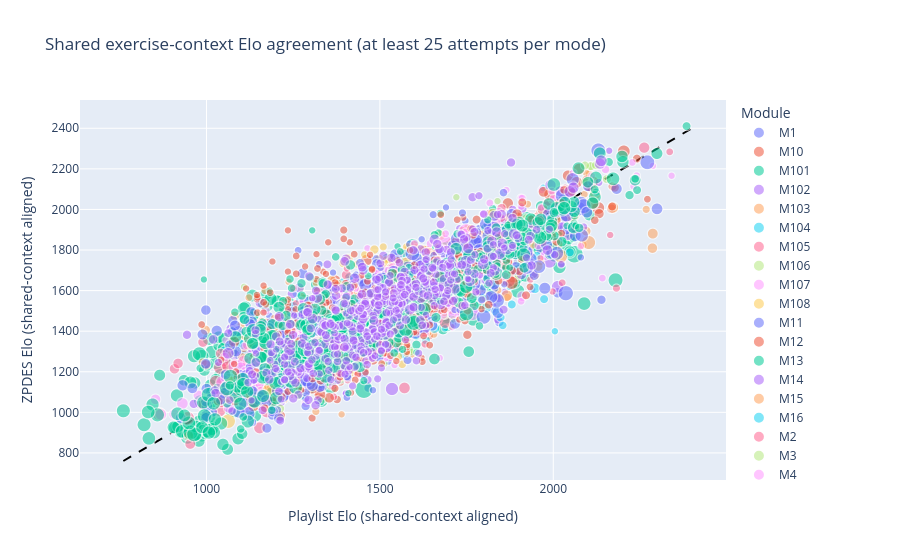

The notebook cell this image was saved under:
### Markdown cell above
The table above translates an Elo gap into its model scale. For example, a 100-point difference corresponds to about 1.78 times different predicted success odds for the same student ability. This gives MAE and RMSE a concrete interpretation; there is no universal pass/fail threshold.

### Code cell
plot_data = matched.loc[matched['min_mode_attempts'] >= PRIMARY_MIN_ATTEMPTS].copy()
plot_data = align_elo_columns_within_module(
    plot_data,
    ['exercise_elo_playlist', 'exercise_elo_zpdes', 'exercise_elo_all'],
)
plot_data['elo_difference_aligned'] = (
    plot_data['exercise_elo_zpdes_aligned']
    - plot_data['exercise_elo_playlist_aligned']
)
plot_data['absolute_difference_aligned'] = plot_data['elo_difference_aligned'].abs()
plot_data['elo_mean_aligned'] = 0.5 * (
    plot_data['exercise_elo_zpdes_aligned']
    + plot_data['exercise_elo_playlist_aligned']
)
plot_data['support_for_plot'] = np.sqrt(plot_data['min_mode_attempts'])

scatter = px.scatter(
    plot_data,
    x='exercise_elo_playlist_aligned',
    y='exercise_elo_zpdes_aligned',
    color='module_code',
    size='support_for_plot',
    size_max=18,
    opacity=0.55,
    hover_data=[
        'exercise_id', 'objective_id', 'activity_id',
        'calibration_attempts_playlist', 'calibration_attempts_zpdes',
        'elo_difference_aligned',
    ],
    labels={
        'exercise_elo_playlist_aligned': 'Playlist Elo (shared-context aligned)',
        'exercise_elo_zpdes_aligned': 'ZPDES Elo (shared-context aligned)',
    },
    title=f'Shared exercise-context Elo agreement (at least {PRIMARY_MIN_ATTEMPTS} attempts per mode)',
)
if not plot_data.empty:
    plot_min = float(
        plot_data[['exercise_elo_playlist_aligned', 'exercise_elo_zpdes_aligned']].min().min()
    )
    plot_max = float(
        plot_data[['exercise_elo_playlist_aligned', 'exercise_elo_zpdes_aligned']].max().max()
    )
    scatter.add_trace(
        go.Scatter(
            x=[plot_min, plot_max], y=[plot_min, plot_max],
            mode='lines', name='perfect agreement',
            line={'color': 'black', 'dash': 'dash'},
        )
    )
scatter.update_layout(legend_title_text='Module')
scatter.show()

### Figure 1 — Plotly figure (JSON) as saved in the notebook; plotly's stock layout.template omitted (floating-point values rounded to 4 significant figures; data arrays with more than 128 entries replaced by an {"elided": "..."} marker saying what was removed)
{"data": [{"customdata": {"elided": "208x6 mixed values"}, "hovertemplate": "module_code=M1<br>Playlist Elo (shared-context aligned)=%{x}<br>ZPDES Elo (shared-context aligned)=%{y}<br>support_for_plot=%{marker.size}<br>exercise_id=%{customdata[0]}<br>objective_id=%{customdata[1]}<br>activity_id=%{customdata[2]}<br>calibration_attempts_playlist=%{customdata[3]}<br>calibration_attempts_zpdes=%{customdata[4]}<br>elo_difference_aligned=%{customdata[5]}<extra></extra>", "legendgroup": "M1", "marker": {"color": "#636efa", "opacity": 0.55, "size": {"elided": "208 float values"}, "sizemode": "area", "sizeref": 0.09453, "symbol": "circle"}, "mode": "markers", "name": "M1", "showlegend": true, "type": "scattergl", "x": {"elided": "208 float values"}, "xaxis": "x", "y": {"elided": "208 float values"}, "yaxis": "y"}, {"customdata": {"elided": "281x6 mixed values"}, "hovertemplate": "module_code=M10<br>Playlist Elo (shared-context aligned)=%{x}<br>ZPDES Elo (shared-context aligned)=%{y}<br>support_for_plot=%{marker.size}<br>exercise_id=%{customdata[0]}<br>objective_id=%{customdata[1]}<br>activity_id=%{customdata[2]}<br>calibration_attempts_playlist=%{customdata[3]}<br>calibration_attempts_zpdes=%{customdata[4]}<br>elo_difference_aligned=%{customdata[5]}<extra></extra>", "legendgroup": "M10", "marker": {"color": "#EF553B", "opacity": 0.55, "size": {"elided": "281 float values"}, "sizemode": "area", "sizeref": 0.09453, "symbol": "circle"}, "mode": "markers", "name": "M10", "showlegend": true, "type": "scattergl", "x": {"elided": "281 float values"}, "xaxis": "x", "y": {"elided": "281 float values"}, "yaxis": "y"}, {"customdata": {"elided": "1062x6 mixed values"}, "hovertemplate": "module_code=M101<br>Playlist Elo (shared-context aligned)=%{x}<br>ZPDES Elo (shared-context aligned)=%{y}<br>support_for_plot=%{marker.size}<br>exercise_id=%{customdata[0]}<br>objective_id=%{customdata[1]}<br>activity_id=%{customdata[2]}<br>calibration_attempts_playlist=%{customdata[3]}<br>calibration_attempts_zpdes=%{customdata[4]}<br>elo_difference_aligned=%{customdata[5]}<extra></extra>", "legendgroup": "M101", "marker": {"color": "#00cc96", "opacity": 0.55, "size": {"elided": "1062 float values"}, "sizemode": "area", "sizeref": 0.09453, "symbol": "circle"}, "mode": "markers", "name": "M101", "showlegend": true, "type": "scattergl", "x": {"elided": "1062 float values"}, "xaxis": "x", "y": {"elided": "1062 float values"}, "yaxis": "y"}, {"customdata": {"elided": "716x6 mixed values"}, "hovertemplate": "module_code=M102<br>Playlist Elo (shared-context aligned)=%{x}<br>ZPDES Elo (shared-context aligned)=%{y}<br>support_for_plot=%{marker.size}<br>exercise_id=%{customdata[0]}<br>objective_id=%{customdata[1]}<br>activity_id=%{customdata[2]}<br>calibration_attempts_playlist=%{customdata[3]}<br>calibration_attempts_zpdes=%{customdata[4]}<br>elo_difference_aligned=%{customdata[5]}<extra></extra>", "legendgroup": "M102", "marker": {"color": "#ab63fa", "opacity": 0.55, "size": {"elided": "716 float values"}, "sizemode": "area", "sizeref": 0.09453, "symbol": "circle"}, "mode": "markers", "name": "M102", "showlegend": true, "type": "scattergl", "x": {"elided": "716 float values"}, "xaxis": "x", "y": {"elided": "716 float values"}, "yaxis": "y"}, {"customdata": {"elided": "438x6 mixed values"}, "hovertemplate": "module_code=M103<br>Playlist Elo (shared-context aligned)=%{x}<br>ZPDES Elo (shared-context aligned)=%{y}<br>support_for_plot=%{marker.size}<br>exercise_id=%{customdata[0]}<br>objective_id=%{customdata[1]}<br>activity_id=%{customdata[2]}<br>calibration_attempts_playlist=%{customdata[3]}<br>calibration_attempts_zpdes=%{customdata[4]}<br>elo_difference_aligned=%{customdata[5]}<extra></extra>", "legendgroup": "M103", "marker": {"color": "#FFA15A", "opacity": 0.55, "size": {"elided": "438 float values"}, "sizemode": "area", "sizeref": 0.09453, "symbol": "circle"}, "mode": "markers", "name": "M103", "showlegend": true, "type": "scattergl", "x": {"elided": "438 float values"}, "xaxis": "x", "y": {"elided": "438 float values"}, "yaxis": "y"}, {"customdata": {"elided": "126x6 mixed values"}, "hovertemplate": "module_code=M104<br>Playlist Elo (shared-context aligned)=%{x}<br>ZPDES Elo (shared-context aligned)=%{y}<br>support_for_plot=%{marker.size}<br>exercise_id=%{customdata[0]}<br>objective_id=%{customdata[1]}<br>activity_id=%{customdata[2]}<br>calibration_attempts_playlist=%{customdata[3]}<br>calibration_attempts_zpdes=%{customdata[4]}<br>elo_difference_aligned=%{customdata[5]}<extra></extra>", "legendgroup": "M104", "marker": {"color": "#19d3f3", "opacity": 0.55, "size": [5.0, 5.385, 5.292, 6.0, 5.385, 5.099, 5.477, 5.385, 5.099, 5.831, 5.568, 5.099, 5.568, 5.385, 5.916, 5.477, 5.0, 10.05, 10.3, 9.592, 9.849, 10.25, 9.644, 9.434, 10.44, 10.58, 9.327, 9.747, 10.05, 9.592, 9.849, 9.747, 9.747, 10.2, 10.25, 10.54, 9.22, 10.0, 9.592, 9.695, 10.63, 10.82, 9.274, 10.44, 9.695, 9.644, 8.66, 8.307, 8.124, 7.874, 8.426, 7.937, 7.81, 7.28, 8.0, 8.307, 8.0, 8.0, 8.718, 8.0, 8.185, 8.062, 7.55, 7.616, 8.124, 8.66, 7.746, 8.602, 8.367, 8.246, 7.55, 7.681, 8.246, 8.426, 7.81, 7.81, 5.196, 5.657, 5.292, 5.196, 6.481, 5.0, 5.657, 5.477, 5.0, 5.477, 5.0, 5.657, 6.164, 7.681, 5.477, 7.141, 7.746, 5.745, 5.477, 5.196, 9.798, 6.245, 10.58, 9.592, 5.385, 9.644, 7.416, 5.477, 6.708, 10.15, 6.708, 7.348, 7.416, 8.0, 8.0, 10.3, 9.849, 7.071, 7.681, 8.367, 5.385, 7.0, 5.292, 5.292, 5.292, 5.831, 7.483, 6.633, 7.483, 6.083], "sizemode": "area", "sizeref": 0.09453, "symbol": "circle"}, "mode": "markers", "name": "M104", "showlegend": true, "type": "scattergl", "x": [1687.0, 1257.0, 1632.0, 1672.0, 1223.0, 1539.0, 1400.0, 1178.0, 1229.0, 1300.0, 1278.0, 1498.0, 1285.0, 1212.0, 1588.0, 1287.0, 1478.0, 1437.0, 1231.0, 1254.0, 1093.0, 1336.0, 1336.0, 1570.0, 1213.0, 1348.0, 1834.0, 1807.0, 1396.0, 1310.0, 1165.0, 1101.0, 1384.0, 1252.0, 1322.0, 1189.0, 1108.0, 1052.0, 1638.0, 1435.0, 1304.0, 1657.0, 1500.0, 1415.0, 1373.0, 1165.0, 1567.0, 1231.0, 1283.0, 2048.0, 1499.0, 1633.0, 1393.0, 1560.0, 1229.0, 1577.0, 1414.0, 1596.0, 1263.0, 1226.0, 1200.0, 1494.0, 1507.0, 1340.0, 1501.0, 1413.0, 1622.0, 1451.0, 1244.0, 1698.0, 1848.0, 1412.0, 1459.0, 1560.0, 1705.0, 1291.0, 1711.0, 1685.0, 1606.0, 1616.0, 1220.0, 1605.0, 1693.0, 1659.0, 1598.0, 1874.0, 1607.0, 1597.0, 1746.0, 1880.0, 1717.0, 1854.0, 1953.0, 1755.0, 1635.0, 2005.0, 1590.0, 1337.0, 1947.0, 1591.0, 1691.0, 1794.0, 1465.0, 1395.0, 1321.0, 1543.0, 1268.0, 1504.0, 1521.0, 1577.0, 1471.0, 1680.0, 1680.0, 1259.0, 1392.0, 1473.0, 1872.0, 1379.0, 1750.0, 1645.0, 1734.0, 1573.0, 1974.0, 1629.0, 1728.0, 1971.0], "xaxis": "x", "y": [1414.0, 1432.0, 1631.0, 1553.0, 1300.0, 1275.0, 1309.0, 1399.0, 1345.0, 1301.0, 1400.0, 1341.0, 1416.0, 1356.0, 1521.0, 1460.0, 1287.0, 1454.0, 1418.0, 1371.0, 1341.0, 1397.0, 1442.0, 1286.0, 1325.0, 1546.0, 1498.0, 1514.0, 1312.0, 1358.0, 1382.0, 1334.0, 1495.0, 1521.0, 1332.0, 1366.0, 1457.0, 1302.0, 1584.0, 1388.0, 1343.0, 1415.0, 1354.0, 1351.0, 1534.0, 1298.0, 1393.0, 1369.0, 1373.0, 1788.0, 1575.0, 1355.0, 1641.0, 1657.0, 1414.0, 1445.0, 1653.0, 1628.0, 1470.0, 1372.0, 1435.0, 1488.0, 1390.0, 1427.0, 1336.0, 1406.0, 1589.0, 1400.0, 1472.0, 1759.0, 1468.0, 1667.0, 1705.0, 1740.0, 1609.0, 1397.0, 1495.0, 1546.0, 1627.0, 1573.0, 1261.0, 1373.0, 1543.0, 1603.0, 1631.0, 1618.0, 1687.0, 1420.0, 1524.0, 1532.0, 1558.0, 1428.0, 1770.0, 1609.0, 1575.0, 1400.0, 1640.0, 1627.0, 1611.0, 1654.0, 1678.0, 1562.0, 1627.0, 1610.0, 1560.0, 1630.0, 1552.0, 1651.0, 1574.0, 1596.0, 1657.0, 1640.0, 1533.0, 1585.0, 1611.0, 1611.0, 1743.0, 1520.0, 1582.0, 1507.0, 1569.0, 1509.0, 1558.0, 1526.0, 1523.0, 2106.0], "yaxis": "y"}, {"customdata": {"elided": "425x6 mixed values"}, "hovertemplate": "module_code=M105<br>Playlist Elo (shared-context aligned)=%{x}<br>ZPDES Elo (shared-context aligned)=%{y}<br>support_for_plot=%{marker.size}<br>exercise_id=%{customdata[0]}<br>objective_id=%{customdata[1]}<br>activity_id=%{customdata[2]}<br>calibration_attempts_playlist=%{customdata[3]}<br>calibration_attempts_zpdes=%{customdata[4]}<br>elo_difference_aligned=%{customdata[5]}<extra></extra>", "legendgroup": "M105", "marker": {"color": "#FF6692", "opacity": 0.55, "size": {"elided": "425 float values"}, "sizemode": "area", "sizeref": 0.09453, "symbol": "circle"}, "mode": "markers", "name": "M105", "showlegend": true, "type": "scattergl", "x": {"elided": "425 float values"}, "xaxis": "x", "y": {"elided": "425 float values"}, "yaxis": "y"}, {"customdata": {"elided": "96x6 mixed values"}, "hovertemplate": "module_code=M106<br>Playlist Elo (shared-context aligned)=%{x}<br>ZPDES Elo (shared-context aligned)=%{y}<br>support_for_plot=%{marker.size}<br>exercise_id=%{customdata[0]}<br>objective_id=%{customdata[1]}<br>activity_id=%{customdata[2]}<br>calibration_attempts_playlist=%{customdata[3]}<br>calibration_attempts_zpdes=%{customdata[4]}<br>elo_difference_aligned=%{customdata[5]}<extra></extra>", "legendgroup": "M106", "marker": {"color": "#B6E880", "opacity": 0.55, "size": [5.099, 5.477, 5.385, 5.099, 5.385, 5.196, 5.196, 5.385, 5.477, 5.385, 5.385, 5.099, 5.292, 5.385, 5.196, 5.568, 5.385, 5.099, 5.0, 5.0, 5.196, 5.0, 5.099, 5.0, 5.385, 5.385, 5.745, 5.196, 5.385, 5.477, 5.385, 5.196, 5.099, 5.385, 5.196, 5.385, 5.477, 5.831, 6.0, 5.292, 5.916, 5.0, 5.196, 5.831, 6.164, 5.657, 5.477, 5.099, 5.385, 5.568, 5.385, 5.568, 5.568, 5.385, 5.477, 6.083, 5.657, 5.657, 6.083, 5.292, 6.083, 5.568, 5.196, 5.385, 5.477, 6.0, 5.196, 5.099, 6.633, 5.657, 5.745, 5.477, 5.657, 5.745, 5.099, 5.099, 5.292, 5.292, 5.385, 5.292, 5.099, 5.099, 5.292, 5.0, 5.099, 5.0, 5.196, 5.099, 5.0, 5.0, 5.0, 5.568, 5.292, 5.099, 5.0, 5.385], "sizemode": "area", "sizeref": 0.09453, "symbol": "circle"}, "mode": "markers", "name": "M106", "showlegend": true, "type": "scattergl", "x": [1604.0, 1819.0, 1535.0, 1470.0, 1526.0, 1470.0, 1589.0, 1470.0, 1462.0, 1535.0, 1535.0, 1589.0, 1462.0, 1673.0, 1526.0, 1687.0, 1635.0, 1327.0, 1331.0, 1511.0, 1341.0, 1898.0, 1611.0, 1108.0, 1886.0, 1717.0, 1815.0, 1922.0, 1819.0, 1655.0, 1806.0, 2043.0, 1721.0, 1684.0, 1602.0, 1839.0, 1721.0, 1831.0, 1588.0, 1410.0, 1420.0, 1420.0, 1487.0, 1521.0, 1773.0, 1730.0, 1329.0, 1272.0, 1338.0, 1392.0, 1191.0, 1287.0, 1309.0, 1195.0, 1267.0, 1141.0, 1278.0, 1279.0, 1230.0, 1141.0, 1225.0, 1212.0, 1319.0, 1171.0, 1069.0, 1512.0, 1130.0, 1270.0, 1122.0, 1304.0, 1194.0, 1273.0, 1349.0, 1702.0, 1757.0, 1588.0, 1488.0, 1616.0, 1708.0, 1674.0, 1743.0, 1618.0, 1862.0, 1479.0, 1260.0, 1325.0, 1552.0, 1712.0, 1464.0, 1502.0, 1687.0, 1135.0, 1614.0, 1554.0, 1525.0, 1513.0], "xaxis": "x", "y": [1537.0, 1733.0, 1438.0, 1352.0, 1431.0, 1357.0, 1307.0, 1374.0, 1426.0, 1496.0, 1563.0, 1298.0, 1445.0, 1530.0, 1339.0, 1483.0, 1517.0, 1483.0, 1406.0, 1460.0, 1527.0, 1673.0, 1552.0, 1618.0, 1871.0, 1737.0, 1884.0, 1961.0, 1952.0, 1769.0, 1762.0, 2030.0, 2060.0, 1823.0, 1685.0, 2041.0, 1629.0, 1899.0, 1539.0, 1488.0, 1524.0, 1635.0, 1559.0, 1325.0, 1761.0, 1646.0, 1235.0, 1609.0, 1062.0, 1529.0, 1192.0, 1380.0, 1318.0, 1220.0, 1338.0, 1226.0, 1307.0, 1303.0, 1220.0, 1268.0, 1351.0, 1274.0, 1316.0, 1380.0, 1285.0, 1240.0, 1268.0, 1241.0, 1219.0, 1258.0, 1332.0, 1154.0, 1139.0, 1552.0, 1696.0, 1613.0, 1599.0, 1588.0, 1621.0, 1626.0, 1631.0, 1678.0, 1711.0, 1449.0, 1316.0, 1191.0, 1666.0, 1459.0, 1566.0, 1509.0, 1476.0, 1382.0, 1611.0, 1474.0, 1543.0, 1449.0], "yaxis": "y"}, {"customdata": {"elided": "463x6 mixed values"}, "hovertemplate": "module_code=M107<br>Playlist Elo (shared-context aligned)=%{x}<br>ZPDES Elo (shared-context aligned)=%{y}<br>support_for_plot=%{marker.size}<br>exercise_id=%{customdata[0]}<br>objective_id=%{customdata[1]}<br>activity_id=%{customdata[2]}<br>calibration_attempts_playlist=%{customdata[3]}<br>calibration_attempts_zpdes=%{customdata[4]}<br>elo_difference_aligned=%{customdata[5]}<extra></extra>", "legendgroup": "M107", "marker": {"color": "#FF97FF", "opacity": 0.55, "size": {"elided": "463 float values"}, "sizemode": "area", "sizeref": 0.09453, "symbol": "circle"}, "mode": "markers", "name": "M107", "showlegend": true, "type": "scattergl", "x": {"elided": "463 float values"}, "xaxis": "x", "y": {"elided": "463 float values"}, "yaxis": "y"}, {"customdata": {"elided": "132x6 mixed values"}, "hovertemplate": "module_code=M108<br>Playlist Elo (shared-context aligned)=%{x}<br>ZPDES Elo (shared-context aligned)=%{y}<br>support_for_plot=%{marker.size}<br>exercise_id=%{customdata[0]}<br>objective_id=%{customdata[1]}<br>activity_id=%{customdata[2]}<br>calibration_attempts_playlist=%{customdata[3]}<br>calibration_attempts_zpdes=%{customdata[4]}<br>elo_difference_aligned=%{customdata[5]}<extra></extra>", "legendgroup": "M108", "marker": {"color": "#FECB52", "opacity": 0.55, "size": {"elided": "132 float values"}, "sizemode": "area", "sizeref": 0.09453, "symbol": "circle"}, "mode": "markers", "name": "M108", "showlegend": true, "type": "scattergl", "x": {"elided": "132 float values"}, "xaxis": "x", "y": {"elided": "132 float values"}, "yaxis": "y"}, {"customdata": {"elided": "96x6 mixed values"}, "hovertemplate": "module_code=M11<br>Playlist Elo (shared-context aligned)=%{x}<br>ZPDES Elo (shared-context aligned)=%{y}<br>support_for_plot=%{marker.size}<br>exercise_id=%{customdata[0]}<br>objective_id=%{customdata[1]}<br>activity_id=%{customdata[2]}<br>calibration_attempts_playlist=%{customdata[3]}<br>calibration_attempts_zpdes=%{customdata[4]}<br>elo_difference_aligned=%{customdata[5]}<extra></extra>", "legendgroup": "M11", "marker": {"color": "#636efa", "opacity": 0.55, "size": [5.196, 5.385, 5.385, 5.385, 5.477, 5.385, 5.385, 5.385, 5.385, 5.477, 5.385, 5.385, 5.385, 5.292, 5.385, 5.568, 5.385, 5.831, 5.0, 5.831, 6.245, 6.557, 5.831, 5.099, 5.568, 5.385, 5.657, 5.916, 6.0, 5.292, 6.403, 7.348, 7.681, 6.928, 7.0, 7.0, 6.928, 6.708, 7.28, 7.0, 6.928, 6.708, 7.0, 7.28, 6.557, 7.28, 7.0, 7.0, 6.164, 7.483, 6.245, 6.928, 6.557, 7.348, 5.916, 6.782, 6.083, 6.325, 6.928, 6.164, 6.856, 7.0, 6.403, 6.083, 7.348, 7.28, 7.28, 6.708, 7.211, 7.55, 7.348, 6.928, 7.55, 7.937, 7.141, 7.348, 7.483, 7.211, 7.416, 7.616, 6.481, 8.602, 8.544, 8.246, 8.062, 8.888, 8.485, 8.367, 8.185, 8.66, 8.246, 8.485, 8.66, 8.888, 8.246, 8.367], "sizemode": "area", "sizeref": 0.09453, "symbol": "circle"}, "mode": "markers", "name": "M11", "showlegend": true, "type": "scattergl", "x": [1194.0, 1371.0, 1327.0, 1629.0, 1504.0, 1543.0, 1480.0, 1684.0, 1712.0, 1404.0, 1601.0, 2031.0, 1739.0, 1409.0, 1277.0, 1435.0, 1426.0, 1228.0, 1470.0, 1182.0, 1539.0, 1230.0, 1626.0, 1781.0, 1598.0, 1393.0, 1496.0, 1514.0, 1333.0, 1417.0, 1381.0, 1621.0, 1356.0, 1522.0, 1586.0, 1389.0, 1465.0, 1669.0, 1531.0, 1480.0, 1330.0, 1615.0, 1336.0, 1392.0, 1514.0, 1386.0, 1304.0, 1549.0, 1435.0, 1595.0, 1639.0, 1648.0, 1627.0, 1322.0, 1677.0, 1544.0, 1648.0, 1607.0, 1727.0, 1706.0, 1516.0, 1591.0, 1655.0, 1639.0, 1557.0, 1361.0, 1366.0, 1831.0, 1499.0, 1470.0, 1570.0, 1393.0, 1540.0, 1438.0, 1770.0, 1551.0, 1548.0, 1361.0, 1324.0, 1580.0, 1850.0, 1343.0, 1546.0, 1427.0, 1386.0, 1376.0, 1281.0, 1407.0, 1565.0, 1333.0, 1537.0, 1436.0, 1388.0, 1447.0, 1626.0, 1319.0], "xaxis": "x", "y": [1203.0, 1190.0, 1349.0, 1563.0, 1382.0, 1494.0, 1109.0, 1534.0, 1618.0, 1288.0, 1427.0, 1953.0, 1593.0, 1399.0, 1298.0, 1470.0, 1479.0, 1254.0, 1613.0, 1476.0, 1401.0, 1365.0, 1503.0, 1743.0, 1596.0, 1209.0, 1281.0, 1519.0, 1463.0, 1465.0, 1312.0, 1649.0, 1582.0, 1553.0, 1828.0, 1478.0, 1644.0, 1527.0, 1629.0, 1655.0, 1453.0, 1577.0, 1516.0, 1562.0, 1497.0, 1609.0, 1181.0, 1538.0, 1338.0, 1466.0, 1505.0, 1551.0, 1571.0, 1115.0, 1743.0, 1552.0, 1682.0, 1554.0, 1764.0, 1809.0, 1589.0, 1608.0, 1696.0, 1614.0, 1521.0, 1398.0, 1319.0, 1812.0, 1460.0, 1312.0, 1463.0, 1283.0, 1447.0, 1420.0, 1873.0, 1430.0, 1638.0, 1241.0, 1373.0, 1258.0, 1897.0, 1530.0, 1599.0, 1520.0, 1584.0, 1396.0, 1496.0, 1542.0, 1580.0, 1557.0, 1543.0, 1516.0, 1448.0, 1456.0, 1542.0, 1367.0], "yaxis": "y"}, {"customdata": {"elided": "309x6 mixed values"}, "hovertemplate": "module_code=M12<br>Playlist Elo (shared-context aligned)=%{x}<br>ZPDES Elo (shared-context aligned)=%{y}<br>support_for_plot=%{marker.size}<br>exercise_id=%{customdata[0]}<br>objective_id=%{customdata[1]}<br>activity_id=%{customdata[2]}<br>calibration_attempts_playlist=%{customdata[3]}<br>calibration_attempts_zpdes=%{customdata[4]}<br>elo_difference_aligned=%{customdata[5]}<extra></extra>", "legendgroup": "M12", "marker": {"color": "#EF553B", "opacity": 0.55, "size": {"elided": "309 float values"}, "sizemode": "area", "sizeref": 0.09453, "symbol": "circle"}, "mode": "markers", "name": "M12", "showlegend": true, "type": "scattergl", "x": {"elided": "309 float values"}, "xaxis": "x", "y": {"elided": "309 float values"}, "yaxis": "y"}, {"customdata": {"elided": "147x6 mixed values"}, "hovertemplate": "module_code=M13<br>Playlist Elo (shared-context aligned)=%{x}<br>ZPDES Elo (shared-context aligned)=%{y}<br>support_for_plot=%{marker.size}<br>exercise_id=%{customdata[0]}<br>objective_id=%{customdata[1]}<br>activity_id=%{customdata[2]}<br>calibration_attempts_playlist=%{customdata[3]}<br>calibration_attempts_zpdes=%{customdata[4]}<br>elo_difference_aligned=%{customdata[5]}<extra></extra>", "legendgroup": "M13", "marker": {"color": "#00cc96", "opacity": 0.55, "size": {"elided": "147 float values"}, "sizemode": "area", "sizeref": 0.09453, "symbol": "circle"}, "mode": "markers", "name": "M13", "showlegend": true, "type": "scattergl", "x": {"elided": "147 float values"}, "xaxis": "x", "y": {"elided": "147 float values"}, "yaxis": "y"}, {"customdata": {"elided": "207x6 mixed values"}, "hovertemplate": "module_code=M14<br>Playlist Elo (shared-context aligned)=%{x}<br>ZPDES Elo (shared-context aligned)=%{y}<br>support_for_plot=%{marker.size}<br>exercise_id=%{customdata[0]}<br>objective_id=%{customdata[1]}<br>activity_id=%{customdata[2]}<br>calibration_attempts_playlist=%{customdata[3]}<br>calibration_attempts_zpdes=%{customdata[4]}<br>elo_difference_aligned=%{customdata[5]}<extra></extra>", "legendgroup": "M14", "marker": {"color": "#ab63fa", "opacity": 0.55, "size": {"elided": "207 float values"}, "sizemode": "area", "sizeref": 0.09453, "symbol": "circle"}, "mode": "markers", "name": "M14", "showlegend": true, "type": "scattergl", "x": {"elided": "207 float values"}, "xaxis": "x", "y": {"elided": "207 float values"}, "yaxis": "y"}, {"customdata": {"elided": "277x6 mixed values"}, "hovertemplate": "module_code=M15<br>Playlist Elo (shared-context aligned)=%{x}<br>ZPDES Elo (shared-context aligned)=%{y}<br>support_for_plot=%{marker.size}<br>exercise_id=%{customdata[0]}<br>objective_id=%{customdata[1]}<br>activity_id=%{customdata[2]}<br>calibration_attempts_playlist=%{customdata[3]}<br>calibration_attempts_zpdes=%{customdata[4]}<br>elo_difference_aligned=%{customdata[5]}<extra></extra>", "legendgroup": "M15", "marker": {"color": "#FFA15A", "opacity": 0.55, "size": {"elided": "277 float values"}, "sizemode": "area", "sizeref": 0.09453, "symbol": "circle"}, "mode": "markers", "name": "M15", "showlegend": true, "type": "scattergl", "x": {"elided": "277 float values"}, "xaxis": "x", "y": {"elided": "277 float values"}, "yaxis": "y"}, {"customdata": {"elided": "40x6 mixed values"}, "hovertemplate": "module_code=M16<br>Playlist Elo (shared-context aligned)=%{x}<br>ZPDES Elo (shared-context aligned)=%{y}<br>support_for_plot=%{marker.size}<br>exercise_id=%{customdata[0]}<br>objective_id=%{customdata[1]}<br>activity_id=%{customdata[2]}<br>calibration_attempts_playlist=%{customdata[3]}<br>calibration_attempts_zpdes=%{customdata[4]}<br>elo_difference_aligned=%{customdata[5]}<extra></extra>", "legendgroup": "M16", "marker": {"color": "#19d3f3", "opacity": 0.55, "size": [6.403, 6.083, 5.916, 5.831, 5.831, 5.916, 6.245, 6.164, 6.083, 5.916, 6.083, 5.745, 5.916, 5.831, 5.831, 6.403, 5.831, 5.831, 5.745, 6.0, 5.916, 6.083, 5.831, 5.831, 5.831, 5.745, 5.831, 5.831, 6.557, 6.481, 6.481, 6.481, 6.481, 6.557, 6.557, 6.481, 6.557, 6.481, 5.477, 5.568], "sizemode": "area", "sizeref": 0.09453, "symbol": "circle"}, "mode": "markers", "name": "M16", "showlegend": true, "type": "scattergl", "x": [1807.0, 1613.0, 1405.0, 1413.0, 1799.0, 1405.0, 1379.0, 1390.0, 1467.0, 1405.0, 1467.0, 1422.0, 1405.0, 1311.0, 1547.0, 1567.0, 1488.0, 1488.0, 1498.0, 1471.0, 1405.0, 1395.0, 1413.0, 1413.0, 1413.0, 1498.0, 1742.0, 1413.0, 1413.0, 1466.0, 1571.0, 1627.0, 1600.0, 1497.0, 1709.0, 2124.0, 1293.0, 1652.0, 1307.0, 1301.0], "xaxis": "x", "y": [1665.0, 1420.0, 1264.0, 1489.0, 1618.0, 1387.0, 1276.0, 1444.0, 1447.0, 1460.0, 1420.0, 1419.0, 1458.0, 1333.0, 1559.0, 1422.0, 1479.0, 1424.0, 1437.0, 1453.0, 1415.0, 1460.0, 1544.0, 1416.0, 1417.0, 1609.0, 1576.0, 1443.0, 1410.0, 1596.0, 1784.0, 1644.0, 1594.0, 1578.0, 1794.0, 2085.0, 1233.0, 1716.0, 1401.0, 1410.0], "yaxis": "y"}, {"customdata": {"elided": "147x6 mixed values"}, "hovertemplate": "module_code=M2<br>Playlist Elo (shared-context aligned)=%{x}<br>ZPDES Elo (shared-context aligned)=%{y}<br>support_for_plot=%{marker.size}<br>exercise_id=%{customdata[0]}<br>objective_id=%{customdata[1]}<br>activity_id=%{customdata[2]}<br>calibration_attempts_playlist=%{customdata[3]}<br>calibration_attempts_zpdes=%{customdata[4]}<br>elo_difference_aligned=%{customdata[5]}<extra></extra>", "legendgroup": "M2", "marker": {"color": "#FF6692", "opacity": 0.55, "size": {"elided": "147 float values"}, "sizemode": "area", "sizeref": 0.09453, "symbol": "circle"}, "mode": "markers", "name": "M2", "showlegend": true, "type": "scattergl", "x": {"elided": "147 float values"}, "xaxis": "x", "y": {"elided": "147 float values"}, "yaxis": "y"}, {"customdata": {"elided": "68x6 mixed values"}, "hovertemplate": "module_code=M3<br>Playlist Elo (shared-context aligned)=%{x}<br>ZPDES Elo (shared-context aligned)=%{y}<br>support_for_plot=%{marker.size}<br>exercise_id=%{customdata[0]}<br>objective_id=%{customdata[1]}<br>activity_id=%{customdata[2]}<br>calibration_attempts_playlist=%{customdata[3]}<br>calibration_attempts_zpdes=%{customdata[4]}<br>elo_difference_aligned=%{customdata[5]}<extra></extra>", "legendgroup": "M3", "marker": {"color": "#B6E880", "opacity": 0.55, "size": [10.25, 10.2, 10.2, 10.95, 10.95, 10.3, 10.95, 10.25, 10.91, 10.82, 11.0, 11.09, 10.95, 11.09, 11.05, 9.899, 10.68, 10.86, 11.14, 9.747, 12.04, 8.544, 9.381, 8.544, 8.426, 8.485, 8.602, 7.746, 7.348, 7.616, 7.874, 7.55, 7.746, 7.141, 7.348, 7.55, 7.071, 7.141, 7.211, 7.81, 7.416, 7.746, 7.071, 7.211, 7.348, 7.141, 7.348, 7.0, 12.45, 11.79, 13.56, 12.08, 12.25, 12.73, 6.557, 6.481, 6.481, 6.481, 6.557, 6.481, 6.481, 6.557, 6.481, 6.481, 7.348, 6.481, 6.557, 6.481], "sizemode": "area", "sizeref": 0.09453, "symbol": "circle"}, "mode": "markers", "name": "M3", "showlegend": true, "type": "scattergl", "x": [1289.0, 1430.0, 1261.0, 1228.0, 1213.0, 1540.0, 1346.0, 1426.0, 1509.0, 1438.0, 1495.0, 1241.0, 1276.0, 1250.0, 1332.0, 1682.0, 1897.0, 1702.0, 1861.0, 1720.0, 1877.0, 1861.0, 1640.0, 1751.0, 1695.0, 1834.0, 1732.0, 2107.0, 2091.0, 2109.0, 2154.0, 2091.0, 2123.0, 1164.0, 1411.0, 1281.0, 1419.0, 1264.0, 1256.0, 1237.0, 1224.0, 1212.0, 1464.0, 1428.0, 1129.0, 1385.0, 1064.0, 1139.0, 1443.0, 1589.0, 1466.0, 1374.0, 1390.0, 1586.0, 1296.0, 1387.0, 1463.0, 1325.0, 1339.0, 1367.0, 1280.0, 1453.0, 1802.0, 1367.0, 1632.0, 1367.0, 1471.0, 1325.0], "xaxis": "x", "y": [1266.0, 1491.0, 1334.0, 1202.0, 1171.0, 1582.0, 1514.0, 1467.0, 1385.0, 1465.0, 1554.0, 1142.0, 1265.0, 1449.0, 1348.0, 1684.0, 1862.0, 1697.0, 1836.0, 1814.0, 1866.0, 1682.0, 1533.0, 1573.0, 1543.0, 1705.0, 1663.0, 2214.0, 2135.0, 2213.0, 2150.0, 2217.0, 2219.0, 1277.0, 1504.0, 1287.0, 1542.0, 1083.0, 1310.0, 1277.0, 1165.0, 1018.0, 1575.0, 1430.0, 1239.0, 1379.0, 1171.0, 1189.0, 1451.0, 1657.0, 1410.0, 1398.0, 1437.0, 1592.0, 1313.0, 1404.0, 1389.0, 1184.0, 1321.0, 1510.0, 1216.0, 1340.0, 1857.0, 1316.0, 1583.0, 1257.0, 1530.0, 1151.0], "yaxis": "y"}, {"customdata": {"elided": "593x6 mixed values"}, "hovertemplate": "module_code=M4<br>Playlist Elo (shared-context aligned)=%{x}<br>ZPDES Elo (shared-context aligned)=%{y}<br>support_for_plot=%{marker.size}<br>exercise_id=%{customdata[0]}<br>objective_id=%{customdata[1]}<br>activity_id=%{customdata[2]}<br>calibration_attempts_playlist=%{customdata[3]}<br>calibration_attempts_zpdes=%{customdata[4]}<br>elo_difference_aligned=%{customdata[5]}<extra></extra>", "legendgroup": "M4", "marker": {"color": "#FF97FF", "opacity": 0.55, "size": {"elided": "593 float values"}, "sizemode": "area", "sizeref": 0.09453, "symbol": "circle"}, "mode": "markers", "name": "M4", "showlegend": true, "type": "scattergl", "x": {"elided": "593 float values"}, "xaxis": "x", "y": {"elided": "593 float values"}, "yaxis": "y"}, {"customdata": {"elided": "23x6 mixed values"}, "hovertemplate": "module_code=M5<br>Playlist Elo (shared-context aligned)=%{x}<br>ZPDES Elo (shared-context aligned)=%{y}<br>support_for_plot=%{marker.size}<br>exercise_id=%{customdata[0]}<br>objective_id=%{customdata[1]}<br>activity_id=%{customdata[2]}<br>calibration_attempts_playlist=%{customdata[3]}<br>calibration_attempts_zpdes=%{customdata[4]}<br>elo_difference_aligned=%{customdata[5]}<extra></extra>", "legendgroup": "M5", "marker": {"color": "#FECB52", "opacity": 0.55, "size": [12.04, 11.75, 11.58, 12.33, 11.7, 11.62, 11.92, 8.66, 9.899, 11.18, 9.592, 9.539, 8.367, 10.58, 11.05, 19.47, 19.54, 16.91, 16.79, 18.65, 16.61, 17.94, 19.9], "sizemode": "area", "sizeref": 0.09453, "symbol": "circle"}, "mode": "markers", "name": "M5", "showlegend": true, "type": "scattergl", "x": [1936.0, 1904.0, 1944.0, 1510.0, 1485.0, 1932.0, 1621.0, 1483.0, 1629.0, 1407.0, 1825.0, 1441.0, 1754.0, 1423.0, 1061.0, 1576.0, 1063.0, 1351.0, 1364.0, 1201.0, 1181.0, 1336.0, 1072.0], "xaxis": "x", "y": [1878.0, 1833.0, 1914.0, 1424.0, 1402.0, 1860.0, 1680.0, 1489.0, 1638.0, 1375.0, 1980.0, 1410.0, 1725.0, 1350.0, 1073.0, 1729.0, 956.4, 1438.0, 1451.0, 1263.0, 1111.0, 1377.0, 1143.0], "yaxis": "y"}, {"customdata": {"elided": "641x6 mixed values"}, "hovertemplate": "module_code=M6<br>Playlist Elo (shared-context aligned)=%{x}<br>ZPDES Elo (shared-context aligned)=%{y}<br>support_for_plot=%{marker.size}<br>exercise_id=%{customdata[0]}<br>objective_id=%{customdata[1]}<br>activity_id=%{customdata[2]}<br>calibration_attempts_playlist=%{customdata[3]}<br>calibration_attempts_zpdes=%{customdata[4]}<br>elo_difference_aligned=%{customdata[5]}<extra></extra>", "legendgroup": "M6", "marker": {"color": "#636efa", "opacity": 0.55, "size": {"elided": "641 float values"}, "sizemode": "area", "sizeref": 0.09453, "symbol": "circle"}, "mode": "markers", "name": "M6", "showlegend": true, "type": "scattergl", "x": {"elided": "641 float values"}, "xaxis": "x", "y": {"elided": "641 float values"}, "yaxis": "y"}, {"customdata": {"elided": "490x6 mixed values"}, "hovertemplate": "module_code=M7<br>Playlist Elo (shared-context aligned)=%{x}<br>ZPDES Elo (shared-context aligned)=%{y}<br>support_for_plot=%{marker.size}<br>exercise_id=%{customdata[0]}<br>objective_id=%{customdata[1]}<br>activity_id=%{customdata[2]}<br>calibration_attempts_playlist=%{customdata[3]}<br>calibration_attempts_zpdes=%{customdata[4]}<br>elo_difference_aligned=%{customdata[5]}<extra></extra>", "legendgroup": "M7", "marker": {"color": "#EF553B", "opacity": 0.55, "size": {"elided": "490 float values"}, "sizemode": "area", "sizeref": 0.09453, "symbol": "circle"}, "mode": "markers", "name": "M7", "showlegend": true, "type": "scattergl", "x": {"elided": "490 float values"}, "xaxis": "x", "y": {"elided": "490 float values"}, "yaxis": "y"}, {"customdata": {"elided": "493x6 mixed values"}, "hovertemplate": "module_code=M8<br>Playlist Elo (shared-context aligned)=%{x}<br>ZPDES Elo (shared-context aligned)=%{y}<br>support_for_plot=%{marker.size}<br>exercise_id=%{customdata[0]}<br>objective_id=%{customdata[1]}<br>activity_id=%{customdata[2]}<br>calibration_attempts_playlist=%{customdata[3]}<br>calibration_attempts_zpdes=%{customdata[4]}<br>elo_difference_aligned=%{customdata[5]}<extra></extra>", "legendgroup": "M8", "marker": {"color": "#00cc96", "opacity": 0.55, "size": {"elided": "493 float values"}, "sizemode": "area", "sizeref": 0.09453, "symbol": "circle"}, "mode": "markers", "name": "M8", "showlegend": true, "type": "scattergl", "x": {"elided": "493 float values"}, "xaxis": "x", "y": {"elided": "493 float values"}, "yaxis": "y"}, {"customdata": {"elided": "500x6 mixed values"}, "hovertemplate": "module_code=M9<br>Playlist Elo (shared-context aligned)=%{x}<br>ZPDES Elo (shared-context aligned)=%{y}<br>support_for_plot=%{marker.size}<br>exercise_id=%{customdata[0]}<br>objective_id=%{customdata[1]}<br>activity_id=%{customdata[2]}<br>calibration_attempts_playlist=%{customdata[3]}<br>calibration_attempts_zpdes=%{customdata[4]}<br>elo_difference_aligned=%{customdata[5]}<extra></extra>", "legendgroup": "M9", "marker": {"color": "#ab63fa", "opacity": 0.55, "size": {"elided": "500 float values"}, "sizemode": "area", "sizeref": 0.09453, "symbol": "circle"}, "mode": "markers", "name": "M9", "showlegend": true, "type": "scattergl", "x": {"elided": "500 float values"}, "xaxis": "x", "y": {"elided": "500 float values"}, "yaxis": "y"}, {"line": {"color": "black", "dash": "dash"}, "mode": "lines", "name": "perfect agreement", "type": "scatter", "x": [760.2, 2411.0], "y": [760.2, 2411.0]}], "layout": {"legend": {"itemsizing": "constant", "title": {"text": "Module"}, "tracegroupgap": 0}, "title": {"text": "Shared exercise-context Elo agreement (at least 25 attempts per mode)"}, "xaxis": {"anchor": "y", "domain": [0, 1], "title": {"text": "Playlist Elo (shared-context aligned)"}}, "yaxis": {"anchor": "x", "domain": [0, 1], "title": {"text": "ZPDES Elo (shared-context aligned)"}}}}
